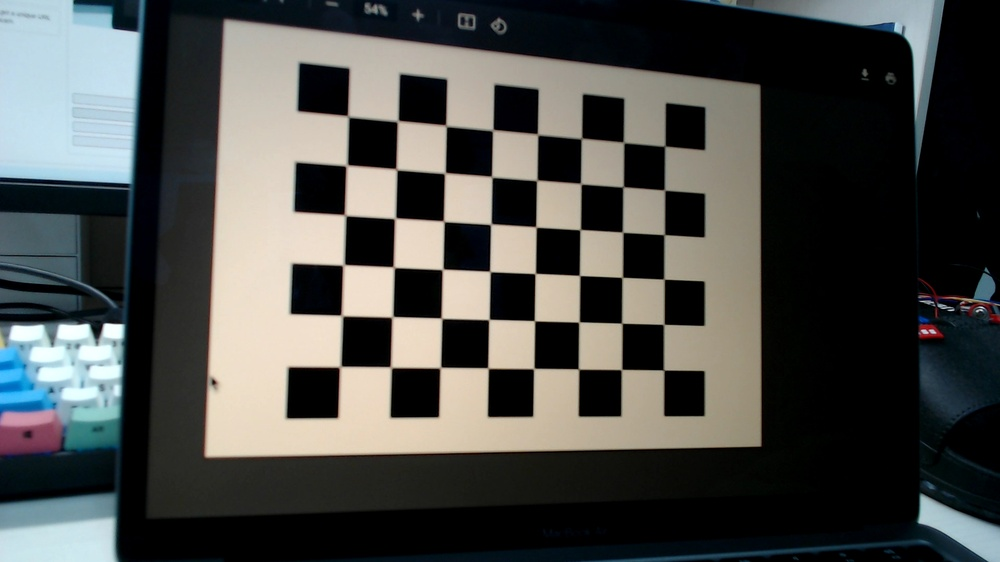
#> input picture camera_cal/Photo-2.jpeg, 1000 x 562 px, shrunk from 1920 x 1080 before the run; its folder holds only this picture in this run
$ jupyter execute --allow-errors camera_calibration.ipynb
#> lines starting #> are read from the running program, lines starting #| are printed output that depends on the picture; after the words box and inside, x2 and y2 are one past the last pixel; in counts of white or black regions, pixels touching at a corner belong together
# Compute the camera calibration matrix and distortion coefficients

All cameras use lenses and one of the problems with lenses is that they have some radial distortion. Removing Distortion can be achieved by finding the indside corners within an image and using that information to un-distort the image.

[cell 1]
import numpy as np
import glob
import matplotlib.pyplot as plt
import cv2
import matplotlib.image as mpimg
import matplotlib.gridspec as gridspec

[cell 2]
# number of inside corners in x&y direcctions
nx = 8
ny = 6

# prepare object points
objp = np.zeros((6*9, 3), np.float32)
objp[:, :2] = np.mgrid[0:9, 0:6].T.reshape(-1, 2)

# Arrays to store object points and image points from all the images
objpoints = []
imgpoints = []

[cell 3]
# Make a list of calibration images
images = glob.glob("./camera_cal/Photo-*.jpeg")

plt.figure(figsize = (18,12))
grid = gridspec.GridSpec(5,4)
# set the spacing between axes.
grid.update(wspace=0.05, hspace=0.15)

[cell 4]
for idx, fname in enumerate(images):
    img = cv2.imread(fname)
#> img is the input picture: shape (562, 1000, 3); mean B, G, R 73.6, 76.2, 74.9

    # Convert to grayscale
    gray = cv2.cvtColor(img, cv2.COLOR_BGR2GRAY)
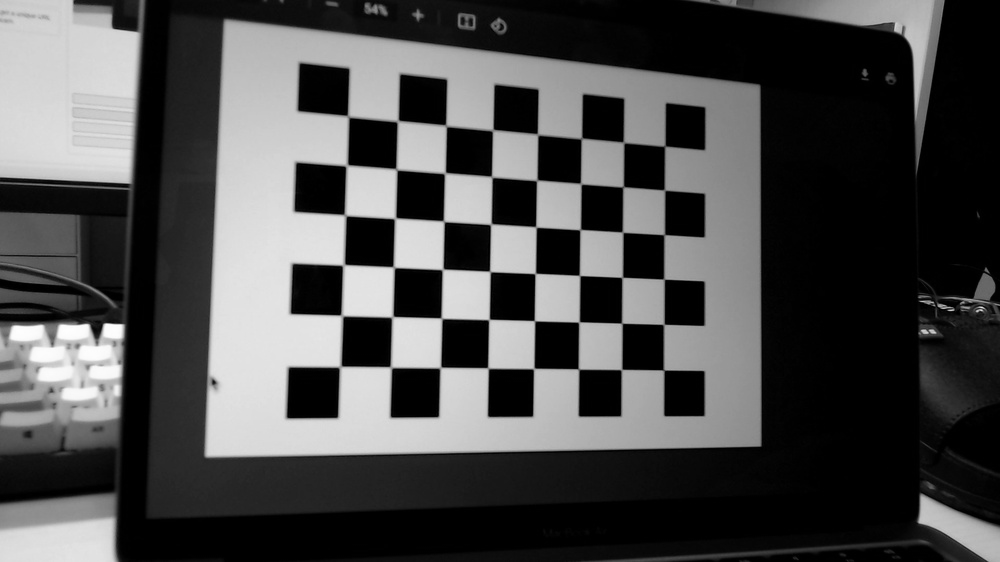
#> gray: shape (562, 1000); min 0, max 254, mean 75.5


    # Fint the chessboard corners
    ret, corners = cv2.findChessboardCorners(gray, (nx, ny), None)
#> ret = True; corners = 48 rows, first 8: [346.9, 115.3], [397.5, 121.1], [446.6, 127.1], [492.6, 130.2], [537.6, 134.4], [581.9, 137.7], [623.7, 142.4], [664.8, 145.8]

    # If found, add to object points, image points
    if ret:
        objpoints.append(objp)
        imgpoints.append(corners)

        # Draw and display the corners
        img = cv2.drawChessboardCorners(img, (nx, ny), corners, ret)
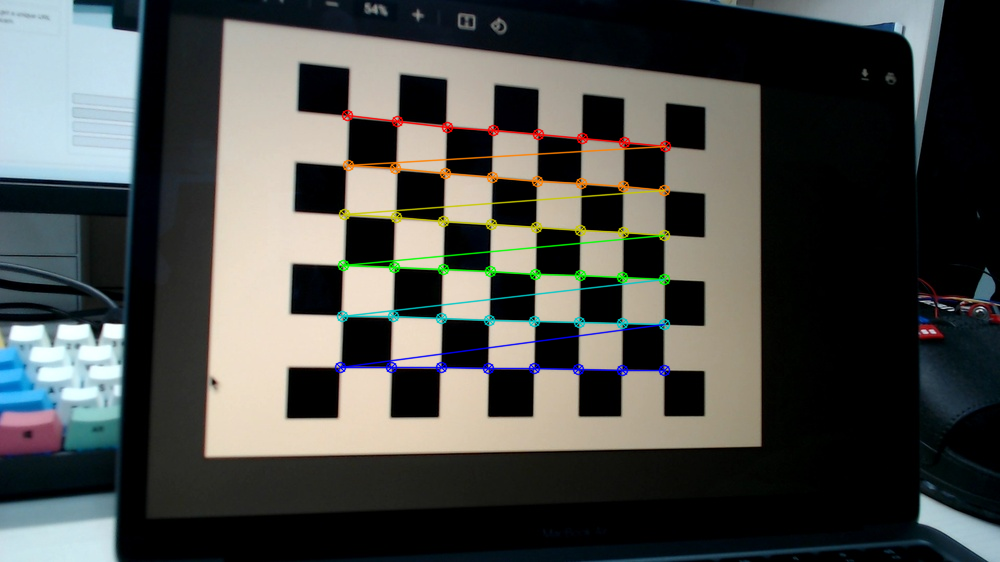
#> img: shape (562, 1000, 3); 2.56% of pixels changed, all inside (x1, y1, x2, y2) = (334, 109, 672, 377)
        write_name = 'corners_found'+str(idx)+'.jpg'
        #cv2.imwrite(write_name,img)
        img_plt = plt.subplot(grid[idx])
        plt.axis('on')
        img_plt.set_xticklabels([])
        img_plt.set_yticklabels([])
        #img_plt.set_aspect('equal')
        plt.imshow(img)
        plt.title(write_name)
        plt.axis('off')

plt.show()

$ run again, on camera_cal/Photo-6.jpeg
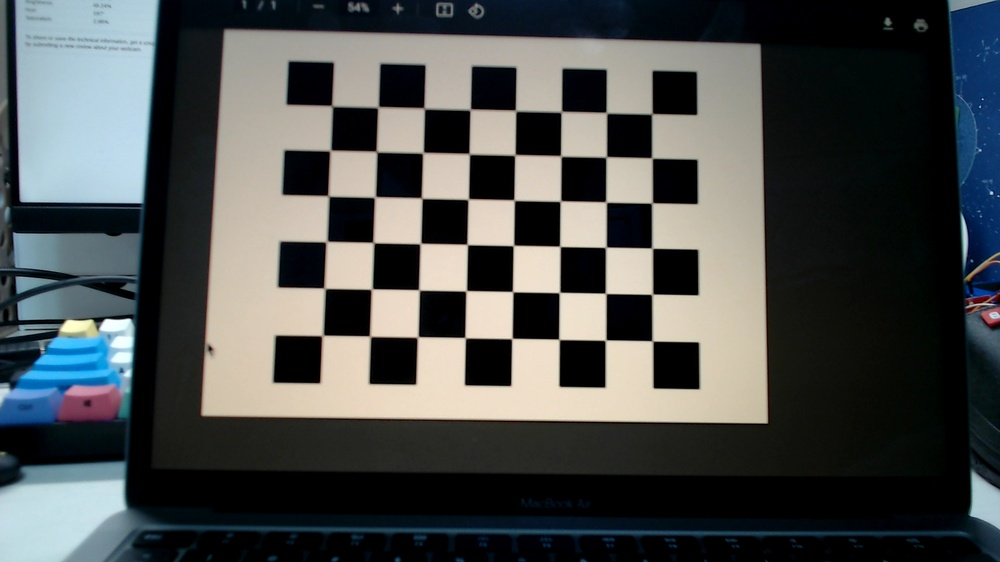
#> input picture camera_cal/Photo-6.jpeg, 1000 x 562 px, shrunk from 1920 x 1080 before the run
#> img is the input picture: shape (562, 1000, 3); mean B, G, R 77.5, 78, 74.7
#> `gray = cv2.cvtColor(img, cv2.COLOR_BGR2GRAY)`:
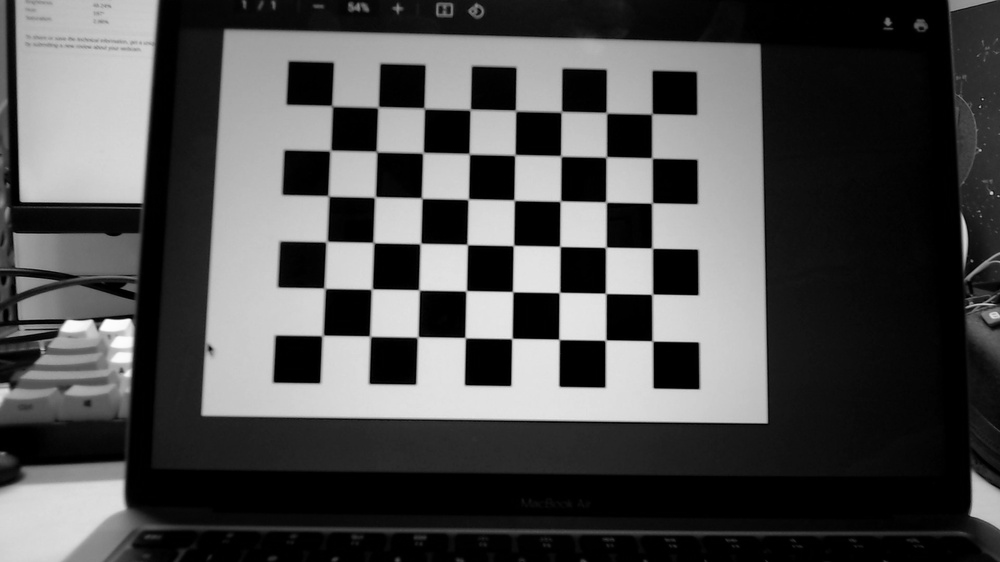
#> gray: shape (562, 1000); min 0, max 253, mean 76.9
#> ret = True; corners = 48 rows, first 8: [331.2, 104.9], [378, 107], [423.5, 107.4], [469.5, 110.4], [515.1, 109.8], [561.9, 110.8], [606.3, 112.5], [652.6, 113.2]
#> `img = cv2.drawChessboardCorners(img, (nx, ny), corners, ret)`:
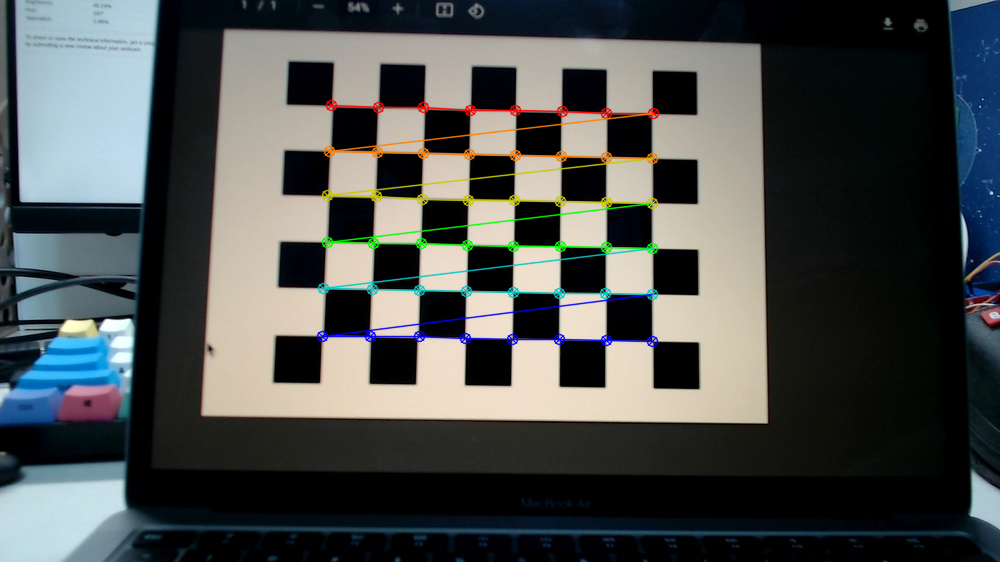
#> img: shape (562, 1000, 3); 2.58% of pixels changed, all inside (x1, y1, x2, y2) = (316, 99, 660, 348)

$ run again, on camera_cal/Photo-7.jpeg
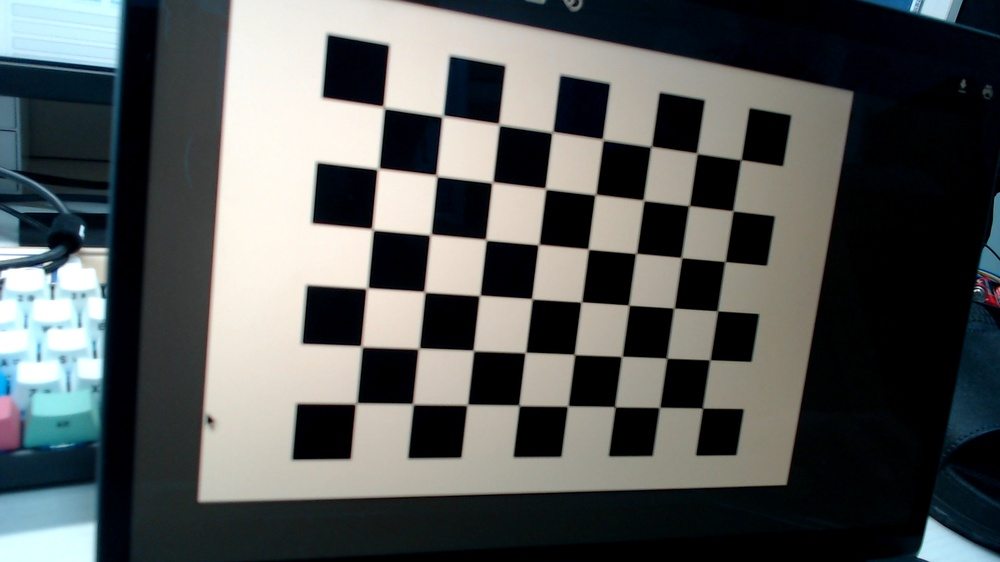
#> input picture camera_cal/Photo-7.jpeg, 1000 x 562 px, shrunk from 1920 x 1080 before the run
#> img is the input picture: shape (562, 1000, 3); mean B, G, R 88.4, 89.3, 86
#> `gray = cv2.cvtColor(img, cv2.COLOR_BGR2GRAY)`:
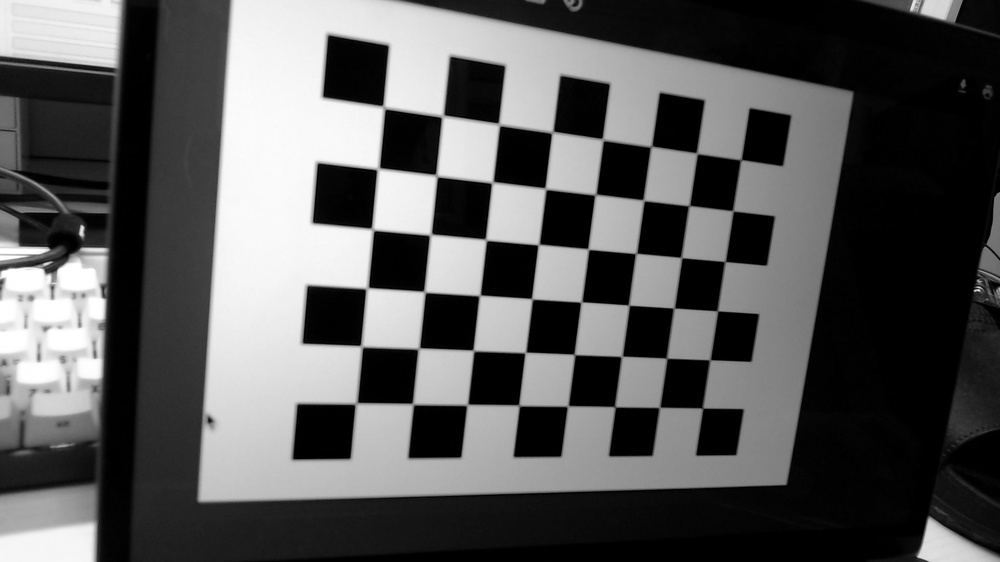
#> gray: shape (562, 1000); min 0, max 255, mean 88.2
#> ret = True; corners = 48 rows, first 8: [384, 107], [442.5, 116], [499, 124.5], [550.6, 133.8], [601.5, 137.6], [649.7, 148.3], [695.3, 151.8], [742.3, 158.9]
#> `img = cv2.drawChessboardCorners(img, (nx, ny), corners, ret)`:
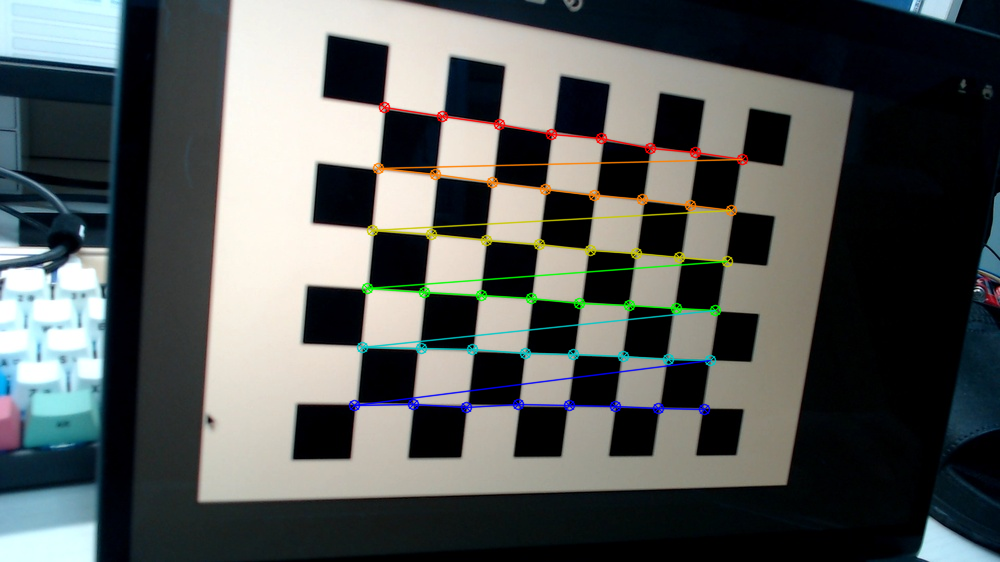
#> img: shape (562, 1000, 3); 2.76% of pixels changed, all inside (x1, y1, x2, y2) = (348, 101, 749, 416)

$ run again, on camera_cal/Photo-8.jpeg
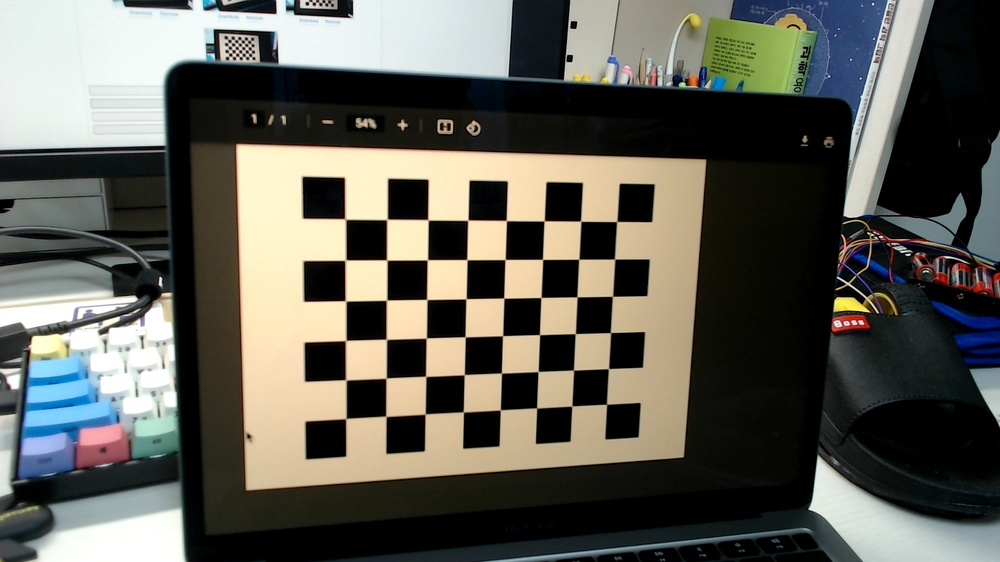
#> input picture camera_cal/Photo-8.jpeg, 1000 x 562 px, shrunk from 1920 x 1080 before the run
#> img is the input picture: shape (562, 1000, 3); mean B, G, R 86.3, 94.7, 95.2
#> `gray = cv2.cvtColor(img, cv2.COLOR_BGR2GRAY)`:
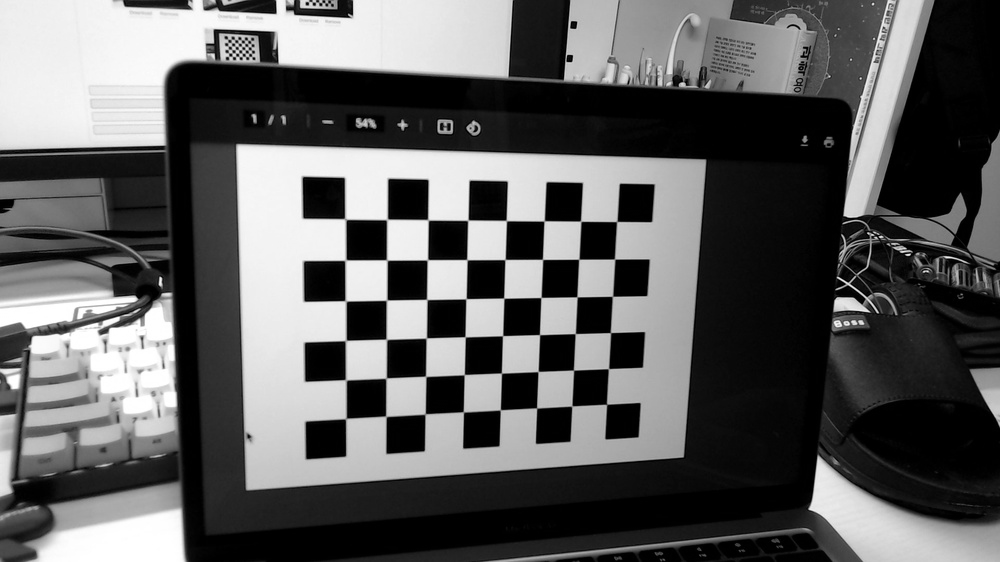
#> gray: shape (562, 1000); min 0, max 255, mean 93.9
#> ret = True; corners = 48 rows, first 8: [345.4, 219.1], [387, 219.4], [428.1, 219.9], [467.9, 220.1], [506.2, 220.5], [544, 221], [580.6, 221.1], [616.7, 221.5]
#> `img = cv2.drawChessboardCorners(img, (nx, ny), corners, ret)`:
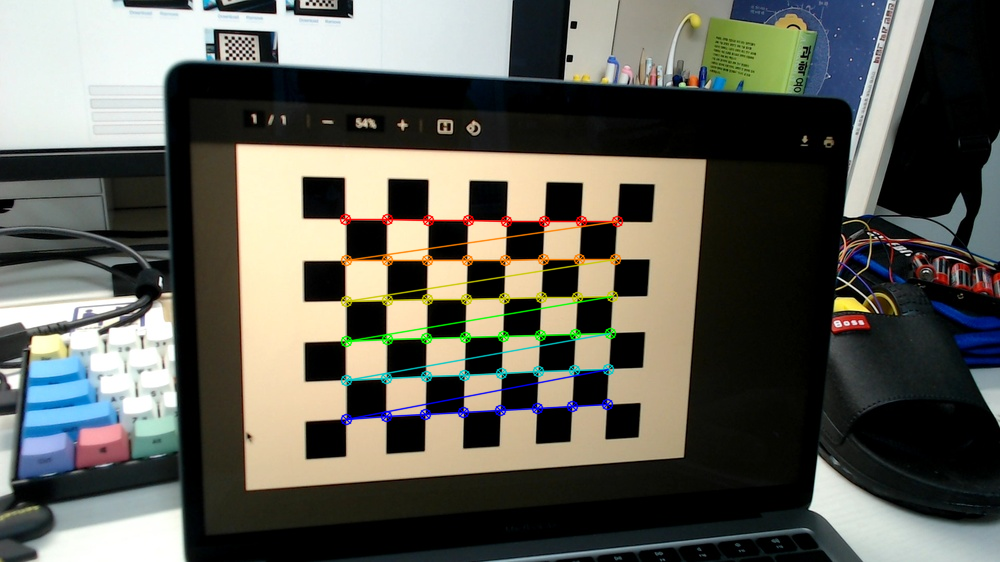
#> img: shape (562, 1000, 3); 2.22% of pixels changed, all inside (x1, y1, x2, y2) = (339, 213, 624, 426)

$ run again, on camera_cal/Photo-3.jpeg
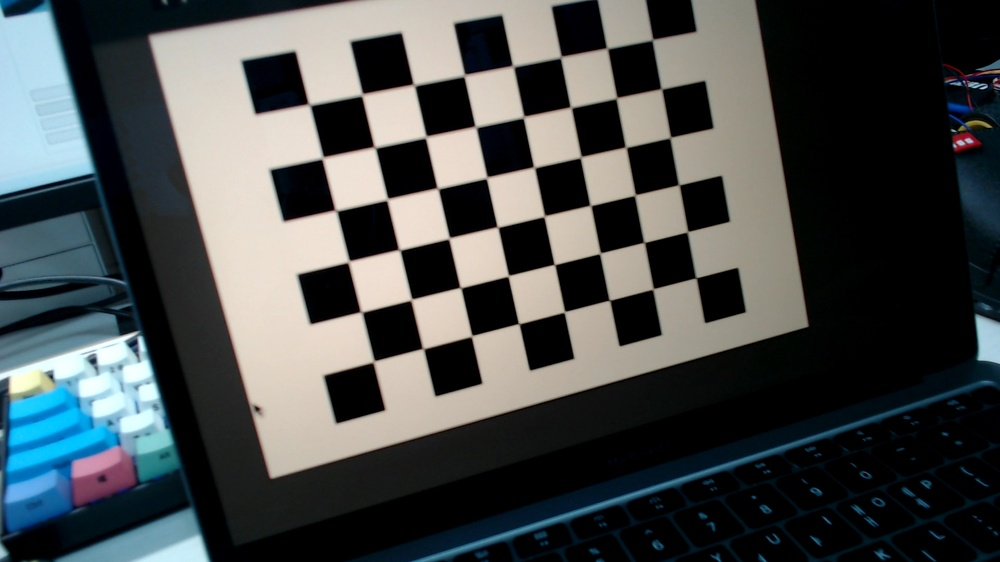
#> input picture camera_cal/Photo-3.jpeg, 1000 x 562 px, shrunk from 1920 x 1080 before the run
#> img is the input picture: shape (562, 1000, 3); mean B, G, R 76.6, 76.5, 72.2
#> `gray = cv2.cvtColor(img, cv2.COLOR_BGR2GRAY)`:
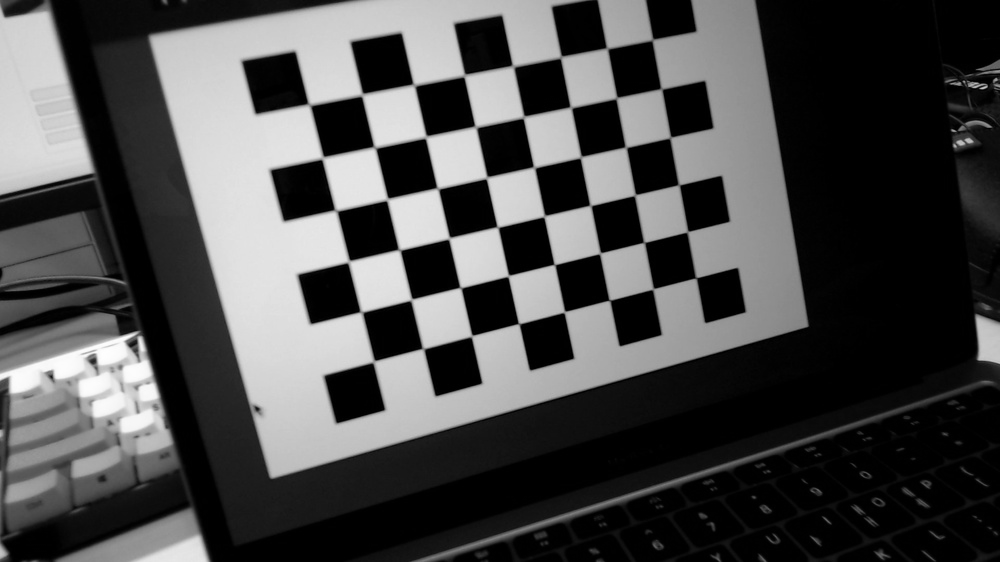
#> gray: shape (562, 1000); min 0, max 255, mean 75.2
#> ret = True; corners = 48 rows, first 8: [307.8, 103.1], [362, 95], [414.1, 85.03], [464.5, 73.06], [512, 64.14], [560.2, 58.59], [606.3, 47.47], [652.3, 40.06]
#> `img = cv2.drawChessboardCorners(img, (nx, ny), corners, ret)`:
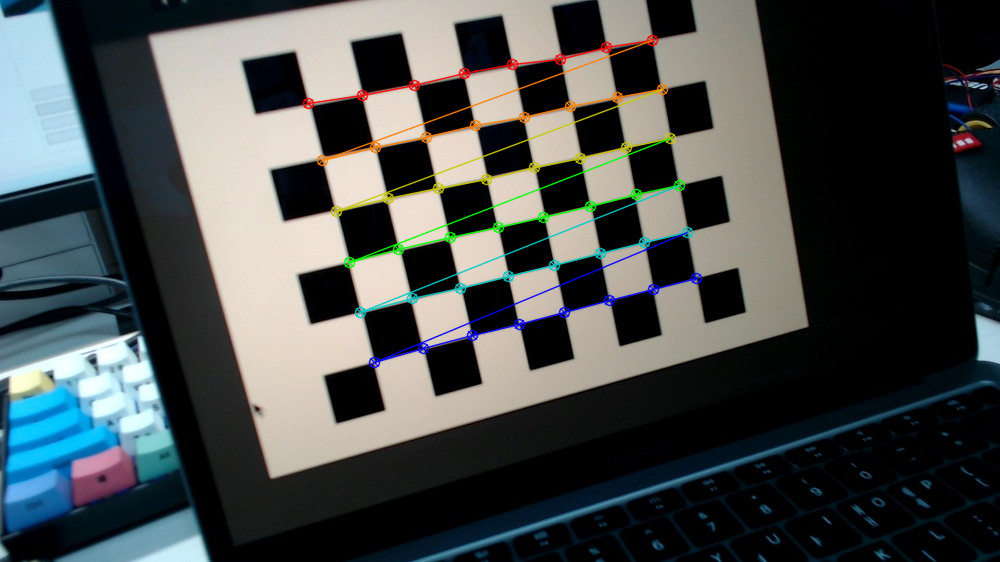
#> img: shape (562, 1000, 3); 2.6% of pixels changed, all inside (x1, y1, x2, y2) = (302, 34, 703, 369)
